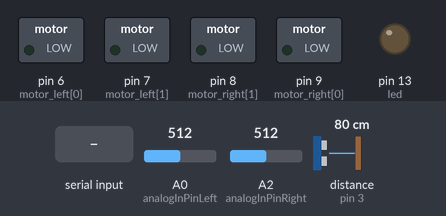
A sketch run on a simulated Arduino Uno, built with avr-gcc and run on an emulated ATmega328P. Shown: switched loads named in the sketch (green lamp = pin HIGH), output pins drawn as LEDs (lit = HIGH). Dashed ring = blinking. The test bench sets the inputs (shaded band); at power-on: distance to the obstacle (sensor on pin 3) 80 cm, A0 (analogInPinLeft) = 512, A2 (analogInPinRight) = 512. The echo pulse lasts 58.3 µs per cm; what the sketch prints to the serial monitor is not drawn.

Above: at 1.2 s.
1.3 s: "0" received over Serial
At 1.7 s:
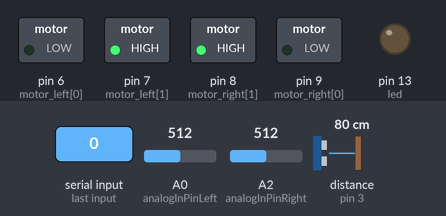
4.3 s: distance to the obstacle (sensor on pin 3) set to 12 cm
7.3 s: distance to the obstacle (sensor on pin 3) set to 9 cm
At 8.1 s:
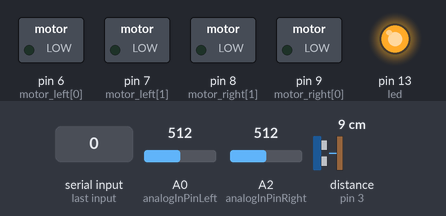
9.0 s: "6" received over Serial
At 9.23 s:
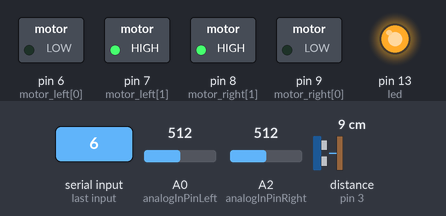
12.0 s: "1" received over Serial
At 13.1 s:
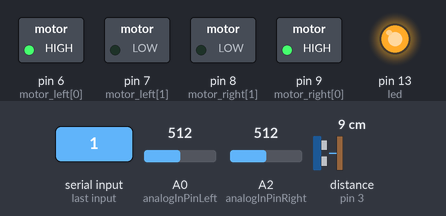
13.7 s: "2" received over Serial
At 14.3 s:
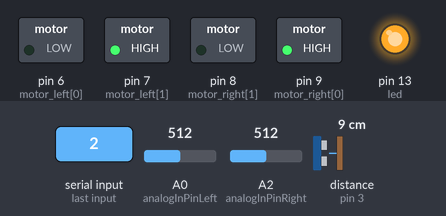
Timing chart, 0 to 16.2 s (numbered marks = the images above; inputs shaded):
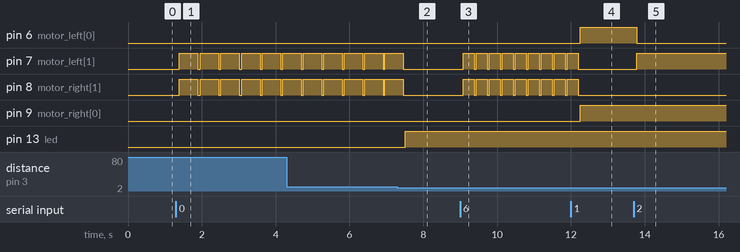

The sketch:

CAR_control.ino
```cpp
#include <SoftwareSerial.h>
#include <NewPing.h>

#define TRIGGER_PIN 2
#define ECHO_PIN 3
#define MAX_DISTANCE 250

//SoftwareSerial BTserial(10, 11); //RX | TX
NewPing sonar(TRIGGER_PIN, ECHO_PIN, MAX_DISTANCE);


const int analogInPinRight = A2;
const int analogInPinMid = A1;
const int analogInPinLeft = A0;
const int motor_left[] = {6, 7};
const int motor_right[] = {9, 8};
int distRight, distLeft, distance;
const int led = 13;

int sensorValRight = 0;
int sensorValLeft = 0;
int sensorValMid = 0;

char command = ' ';// int to store the data that we will receive from bluetooth


  void setup() {

      Serial.begin(38400); // opens serial port, sets data rate to 38400 bps
      Serial.println("Arduino Ready");
      //BTserial.begin(38400);
      command = 0;

      for(int i = 0; i < 2; i++){

        pinMode(motor_left[i], OUTPUT);
        pinMode(motor_right[i], OUTPUT);
      }

       pinMode(led, OUTPUT);
       digitalWrite(led, LOW);
       pinMode(analogInPinRight, INPUT);
       pinMode(analogInPinMid, INPUT);
       pinMode(analogInPinLeft, INPUT);


      distance = sonar.ping();
  }

void loop()
{
      if(Serial.available() > 0){
        command = Serial.read();
        Serial.println(command);
      }

      distance = sonar.ping();
     // Serial.println(distance);

      //sensorValRight = analogRead(analogInPinRight);
      //sensorValLeft = analogRead(analogInPinLeft);
      //sensorValMid = analogRead(analogInPinMid);

     // Serial.println("Right: ");
      //Serial.print(sensorValRight);
      //Serial.println("Left: ");
      //Serial.print(sensorValLeft);

     distRight = 0;
     distLeft = 0;
     delay(50);

     if(command == '0'){

        distance = sonar.ping();

          if(distance >= 600)
          {
            drive_forward();
            digitalWrite(led, LOW);
            delay(500);
            motor_stop();
          }
        else
        {
          digitalWrite(led, HIGH);
        }
     }

     else if(command == '1'){

        drive_backward();

     }

     else if(command == '2'){

      turn_left();

     }

     else if(command == '3'){

      turn_right();

     }

     else if(command == '4'){

      motor_stop();

     }

      //auto mode no line following
     else if(command == '5'){

      if(distance <= 300){

        motor_stop();
        delay(500);
        drive_backward();
        delay(400);
        motor_stop();
        delay(300);
        distRight = measure_right();
        delay(300);
        distLeft = measure_left();
        delay(300);

        if(distRight > distLeft){

            turn_right();
            delay(500);
        }

        else if(distRight < distLeft){

          turn_left();
          delay(500);
        }

        else if((distRight <= 300) || (distLeft <= 300)){

          drive_backward();
          delay(300);
        }

        else{

          drive_forward();
        }
    }

    else{

      drive_forward();
    }
   }

    //line following
   else if(command == '6'){

      sensorValRight = analogRead(analogInPinRight);
      sensorValLeft = analogRead(analogInPinLeft);
      //sensorValMid = analogRead(analogInPinMid);

      Serial.println("Right: ");
      Serial.print(sensorValRight);
      Serial.println("Left: ");
      Serial.print(sensorValLeft);
      //Serial.println("Middle: ");
      //Serial.print(sensorValMid);

      if(sensorValRight > 840 && sensorValLeft < 995){

        turn_left();
        delay(300);
        motor_stop();
      }
      else if(sensorValLeft > 950 && sensorValRight < 950){

        turn_right();
        delay(300);
        motor_stop();
      }
      else{

        drive_forward();
        delay(300);
        motor_stop();
      }
   }


}

  int measure_right(){

      int tempDist = 0;
      turn_right();
      delay(500);
      motor_stop();
      tempDist = sonar.ping();
      turn_left();
      delay(500);
      motor_stop();

      return tempDist;
  }

  int measure_left(){

      int tempDist = 0;
      turn_left();
      delay(500);
      motor_stop();
      tempDist = sonar.ping();
      turn_right();
      delay(500);
      motor_stop();

      return tempDist;

  }


          void motor_stop(){

            digitalWrite(motor_left[0], LOW);
            digitalWrite(motor_left[1], LOW);

            digitalWrite(motor_right[0], LOW);
            digitalWrite(motor_right[1], LOW);

          }

          void drive_forward(){

            digitalWrite(motor_left[1], HIGH);
            digitalWrite(motor_left[0], LOW);

            digitalWrite(motor_right[1], HIGH);
            digitalWrite(motor_right[0], LOW);

          }

          void drive_backward(){

            digitalWrite(motor_left[1], LOW);
            digitalWrite(motor_left[0], HIGH);

            digitalWrite(motor_right[1], LOW);
            digitalWrite(motor_right[0], HIGH);

          }

          void turn_left(){

            digitalWrite(motor_left[0], LOW);
            digitalWrite(motor_left[1], HIGH);

            digitalWrite(motor_right[0], HIGH);
            digitalWrite(motor_right[1], LOW);

          }

          void turn_right(){

            digitalWrite(motor_left[0], HIGH);
            digitalWrite(motor_left[1], LOW);

            digitalWrite(motor_right[0], LOW);
            digitalWrite(motor_right[1], HIGH);

          }
```

Measured:
- the behaviour switches between 11 and 10 cm on distance to the obstacle (sensor on pin 3) (found by bisection; images 1 and 2)
- after the input at 1.3 s, pin 7 (motor_left[1]), pin 8 (motor_right[1]): alternates HIGH for 0.50 s and LOW for 0.06 s, starting after 0.09 s
- after the input at 7.3 s, pin 7 (motor_left[1]), pin 8 (motor_right[1]): goes on until 7.5 s, then stays LOW; pin 13 (led): LOW → HIGH after 0.21 s
- after the input at 9.0 s, pin 7 (motor_left[1]), pin 8 (motor_right[1]): alternates HIGH for 0.30 s and LOW for 0.05 s, starting after 0.08 s
- after the input at 12.0 s, pin 6 (motor_left[0]), pin 9 (motor_right[0]): LOW → HIGH after 0.25 s; pin 7 (motor_left[1]), pin 8 (motor_right[1]): goes on until 12.2 s, then stays LOW
- after the input at 13.7 s, pin 6 (motor_left[0]): HIGH → LOW after 0.09 s; pin 7 (motor_left[1]): LOW → HIGH after 0.09 s
